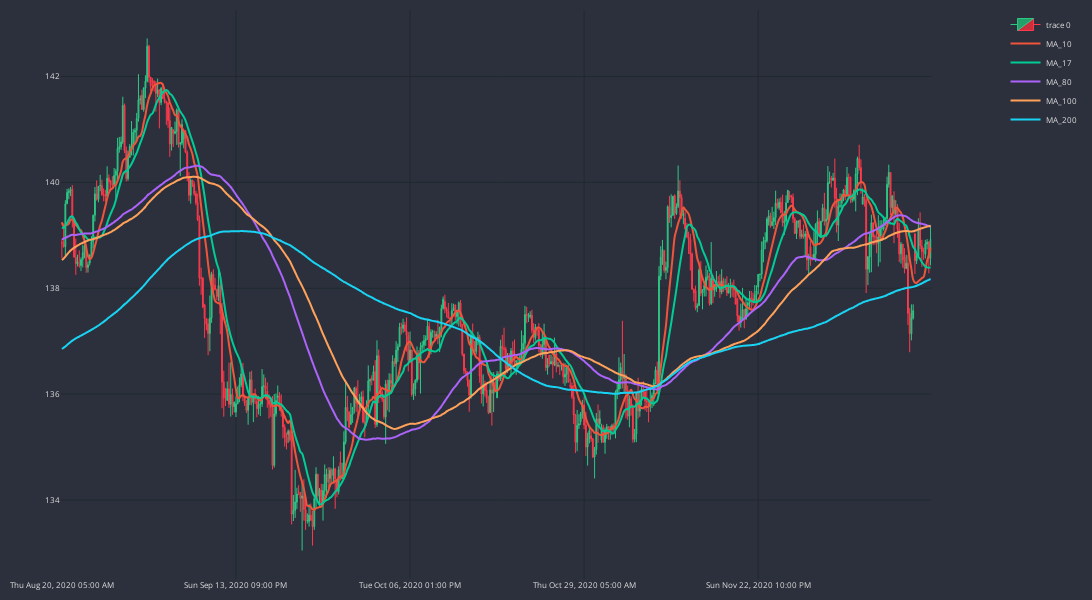

The code cell stored with this chart in its notebook:
### Code cell
cp.show_plot(line_traces=traces)

### Figure 1 — Plotly figure (JSON) as saved in the notebook; plotly's stock layout.template omitted (floating-point values rounded to 4 significant figures; data arrays with more than 128 entries replaced by an {"elided": "..."} marker saying what was removed)
{"data": [{"close": {"elided": "500 float values"}, "decreasing": {"fillcolor": "#CC2E3C", "line": {"color": "#FF3A4C"}}, "high": {"elided": "500 float values"}, "increasing": {"fillcolor": "#24A06B", "line": {"color": "#2EC886"}}, "line": {"width": 1}, "low": {"elided": "500 float values"}, "opacity": 1, "open": {"elided": "500 float values"}, "type": "candlestick", "x": {"elided": "500 str values"}}, {"line": {"shape": "spline", "width": 2}, "name": "MA_10", "type": "scatter", "x": {"elided": "500 str values"}, "xaxis": "x", "y": {"elided": "500 float values"}, "yaxis": "y"}, {"line": {"shape": "spline", "width": 2}, "name": "MA_17", "type": "scatter", "x": {"elided": "500 str values"}, "xaxis": "x", "y": {"elided": "500 float values"}, "yaxis": "y"}, {"line": {"shape": "spline", "width": 2}, "name": "MA_80", "type": "scatter", "x": {"elided": "500 str values"}, "xaxis": "x", "y": {"elided": "500 float values"}, "yaxis": "y"}, {"line": {"shape": "spline", "width": 2}, "name": "MA_100", "type": "scatter", "x": {"elided": "500 str values"}, "xaxis": "x", "y": {"elided": "500 float values"}, "yaxis": "y"}, {"line": {"shape": "spline", "width": 2}, "name": "MA_200", "type": "scatter", "x": {"elided": "500 str values"}, "xaxis": "x", "y": {"elided": "500 float values"}, "yaxis": "y"}], "layout": {"font": {"color": "#e1e1e1", "size": 8}, "height": 600, "margin": {"b": 10, "l": 10, "r": 10, "t": 10}, "paper_bgcolor": "#2c303c", "plot_bgcolor": "#2c303c", "width": 1100, "xaxis": {"anchor": "y", "domain": [0, 0.94], "gridcolor": "#1f292f", "nticks": 5, "rangeslider": {"visible": false}}, "yaxis": {"anchor": "x", "domain": [0, 1], "gridcolor": "#1f292f"}, "yaxis2": {"anchor": "x", "gridcolor": "#1f292f", "overlaying": "y", "side": "right"}}}
